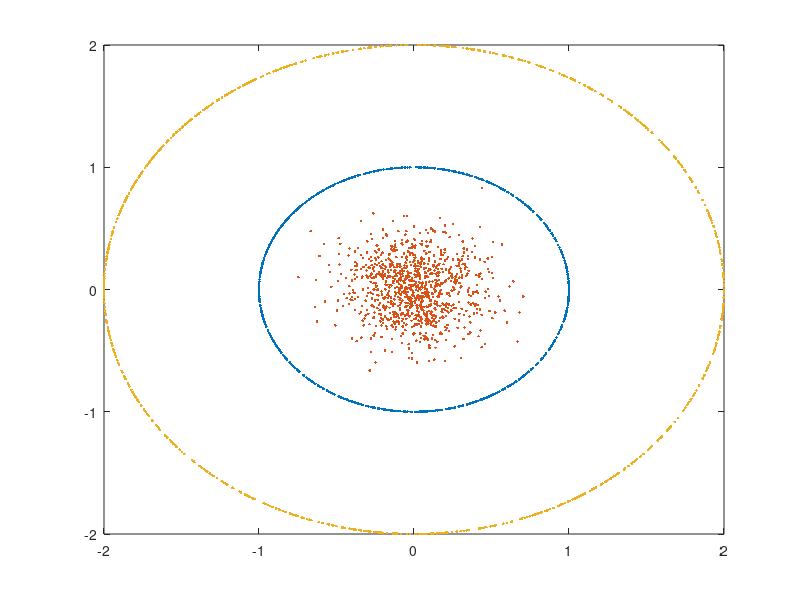

MATLAB code for this plot: (Note: this script raises an error after producing the figure.)
clear;

rng(10);

n = 1000;

theta = 2*pi * randn(n,1);

x{1} = [cos(theta), sin(theta)];


A1 = 0.01*randn(n);
x{2} = A1 * x{1};

A2 = 2*eye(n,n);
x{3} = A2 * x{1};

for ii = 1:length(x)
    plot(x{ii}(:,1), x{ii}(:,2), '.'); hold on;
end
hold off;


clear;

load face1;
load face2;

theta = prinAngles(face1, face2);
theta = 180/(2*pi)*theta;

for ii = 1:size(face1,2)
    subplot(131);
    imagesc(reshape(face1(:,ii),160,138)), colormap(gray), axis off
    
    subplot(132);
    imagesc(reshape(face2(:,ii),160,138)), colormap(gray), axis off
    title(sprintf('Iteration %d', ii), 'FontW', 'B');
    
    subplot(133);
    plot(theta); hold on; plot(ii, theta(ii), 'or'); hold off;
    ylabel 'degrees';
    
    drawnow;
    pause(0.5);
end

hold off;
